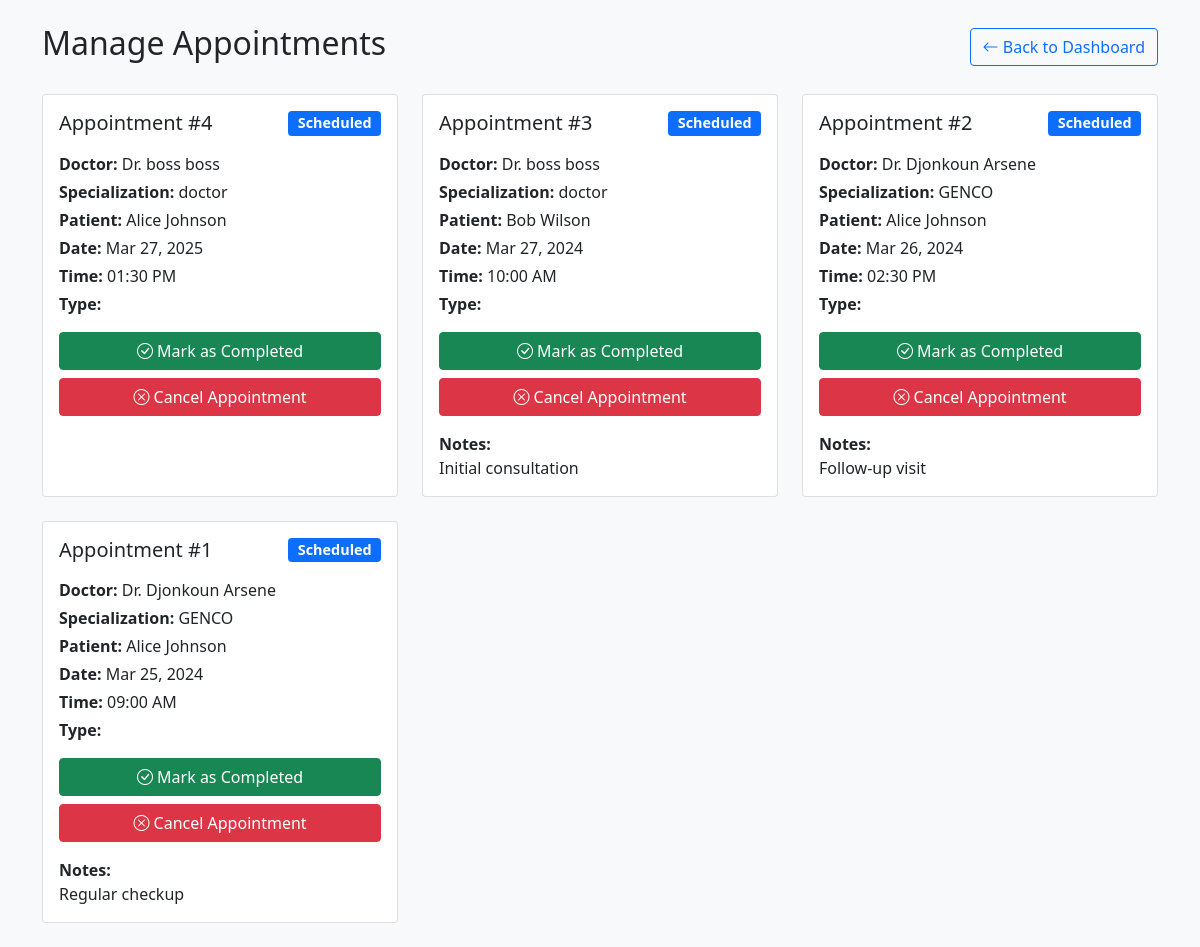
The page /admin/appointments.php (signed in) on the database its author committed.
### tables this page shows
CREATE TABLE IF NOT EXISTS `appointments` (
  `id` int NOT NULL AUTO_INCREMENT,
  `patient_id` int NOT NULL,
  `doctor_id` int NOT NULL,
  `appointment_date` date NOT NULL,
  `appointment_time` time NOT NULL,
  `status` enum('scheduled','completed','cancelled') DEFAULT 'scheduled',
  `notes` text,
  `created_at` timestamp NULL DEFAULT CURRENT_TIMESTAMP,
  PRIMARY KEY (`id`),
  KEY `patient_id` (`patient_id`),
  KEY `doctor_id` (`doctor_id`)
);

CREATE TABLE IF NOT EXISTS `doctors` (
  `id` int NOT NULL AUTO_INCREMENT,
  `user_id` int NOT NULL,
  `full_name` varchar(100) NOT NULL,
  `email` varchar(100) NOT NULL,
  `phone_number` varchar(20) NOT NULL,
  `specialization` varchar(100) NOT NULL,
  `hospital` varchar(100) NOT NULL,
  `license_number` varchar(50) NOT NULL,
  `date_of_birth` date NOT NULL,
  `gender` enum('M','F','Other') NOT NULL,
  `emergency_contact` varchar(20) NOT NULL,
  `id_type` varchar(50) NOT NULL,
  `id_number` varchar(50) NOT NULL,
  `years_of_experience` int NOT NULL,
  `qualification` varchar(100) NOT NULL,
  `certification` varchar(100) NOT NULL,
  `consultation_fee` decimal(10,2) NOT NULL,
  `status` enum('pending','approved','rejected') DEFAULT 'pending',
  `rejection_reason` text,
  `created_at` timestamp NULL DEFAULT CURRENT_TIMESTAMP,
  `address` int NOT NULL,
  PRIMARY KEY (`id`),
  UNIQUE KEY `address` (`id`),
  KEY `user_id` (`user_id`)
);

CREATE TABLE IF NOT EXISTS `patients` (
  `id` int NOT NULL AUTO_INCREMENT,
  `user_id` int NOT NULL,
  `full_name` varchar(100) NOT NULL,
  `date_of_birth` date NOT NULL,
  `gender` enum('M','F','Other') NOT NULL,
  `phone_number` varchar(20) NOT NULL,
  `email` varchar(100) NOT NULL,
  `address` text NOT NULL,
  `medical_record_id` varchar(20) NOT NULL,
  `registered_by` int NOT NULL,
  `created_at` timestamp NULL DEFAULT CURRENT_TIMESTAMP,
  `emergency_contact` int NOT NULL,
  `blood_type` int NOT NULL,
  PRIMARY KEY (`id`),
  UNIQUE KEY `medical_record_id` (`medical_record_id`),
  KEY `user_id` (`user_id`),
  KEY `registered_by` (`registered_by`)
);

### admin/appointments.php (the view, shortened to what this page needs)
<?php
require_once "../config/database.php";
$sql = "SELECT a.*,
        d.full_name as doctor_name, d.specialization,
        p.full_name as patient_name, p.email as patient_email,
        u.username as doctor_username
        FROM appointments a
        JOIN doctors d ON a.doctor_id = d.id
        JOIN patients p ON a.patient_id = p.id
        JOIN users u ON d.user_id = u.id
        ORDER BY a.appointment_date DESC, a.appointment_time DESC";
$result = mysqli_query($conn, $sql);
?>
<!DOCTYPE html>
<html lang="en">
<head>
    <link href="https://cdn.jsdelivr.net/npm/bootstrap@5.1.3/dist/css/bootstrap.min.css" rel="stylesheet">
    <link href="https://cdn.jsdelivr.net/npm/bootstrap-icons@1.7.2/font/bootstrap-icons.css" rel="stylesheet">
</head>
<body class="bg-light">
    <div class="container py-4">
        <div class="d-flex justify-content-between align-items-center mb-4">
            <h2>Manage Appointments</h2>
            <a href="dashboard.php" class="btn btn-outline-primary">
                <i class="bi bi-arrow-left"></i> Back to Dashboard
            </a>
        </div>
        <div class="row g-4">
            <?php while($appointment = mysqli_fetch_assoc($result)): ?>
                <div class="col-md-6 col-lg-4">
                    <div class="card appointment-card h-100">
                        <div class="card-body">
                            <div class="d-flex justify-content-between align-items-start mb-3">
                                <h5 class="card-title mb-0">Appointment #<?php echo $appointment["id"]; ?></h5>
                                <span class="badge bg-<?php
                                    echo $appointment["status"] === "completed" ? "success" :
                                        ($appointment["status"] === "cancelled" ? "danger" : "primary");
                                ?> status-badge">
                                    <?php echo ucfirst($appointment["status"]); ?>
                                </span>
                            </div>
                            <div class="mb-3">
                                <p class="mb-1"><strong>Doctor:</strong> Dr. <?php echo htmlspecialchars($appointment["doctor_name"]); ?></p>
                                <p class="mb-1"><strong>Specialization:</strong> <?php echo htmlspecialchars($appointment["specialization"]); ?></p>
                                <p class="mb-1"><strong>Patient:</strong> <?php echo htmlspecialchars($appointment["patient_name"]); ?></p>
                                <p class="mb-1"><strong>Date:</strong> <?php echo date('M d, Y', strtotime($appointment["appointment_date"])); ?></p>
                                <p class="mb-1"><strong>Time:</strong> <?php echo date('h:i A', strtotime($appointment["appointment_time"])); ?></p>
                                <p class="mb-1"><strong>Type:</strong> <?php echo ucfirst($appointment["appointment_type"]); ?></p>
                            </div>
                            <?php if($appointment["status"] === "scheduled"): ?>
                                <div class="d-grid gap-2">
                                    <form method="POST" class="d-inline">
                                        <button type="submit" class="btn btn-success w-100">
                                            <i class="bi bi-check-circle"></i> Mark as Completed
                                        </button>
                                    </form>
                                    <form method="POST" class="d-inline">
                                        <button type="submit" class="btn btn-danger w-100">
                                            <i class="bi bi-x-circle"></i> Cancel Appointment
                                        </button>
                                    </form>
                                </div>
                            <?php endif; ?>
                            <?php if($appointment["notes"]): ?>
                                <div class="mt-3">
                                    <strong>Notes:</strong>
                                    <p class="mb-0"><?php echo nl2br(htmlspecialchars($appointment["notes"])); ?></p>
                                </div>
                            <?php endif; ?>
                        </div>
                    </div>
                </div>
            <?php endwhile; ?>
        </div>
    </div>
</body>
</html>

### admin/appointments.php (style rules this page uses)
.status-badge { font-size: 0.9rem; }
.appointment-card { transition: transform 0.2s; }

### rows shown on the page
appointments: id "4", status "Scheduled", doctor.full_name "boss boss", doctor.specialization "doctor", patient.full_name "Alice Johnson", appointment_date "Mar 27, 2025", appointment_time "01:30 PM"
appointments: id "3", status "Scheduled", doctor.full_name "boss boss", doctor.specialization "doctor", patient.full_name "Bob Wilson", appointment_date "Mar 27, 2024", appointment_time "10:00 AM", notes "Initial consultation"
appointments: id "2", status "Scheduled", doctor.full_name "Djonkoun Arsene", doctor.specialization "GENCO", patient.full_name "Alice Johnson", appointment_date "Mar 26, 2024", appointment_time "02:30 PM", notes "Follow-up visit"
appointments: id "1", status "Scheduled", doctor.full_name "Djonkoun Arsene", doctor.specialization "GENCO", patient.full_name "Alice Johnson", appointment_date "Mar 25, 2024", appointment_time "09:00 AM", notes "Regular checkup"
